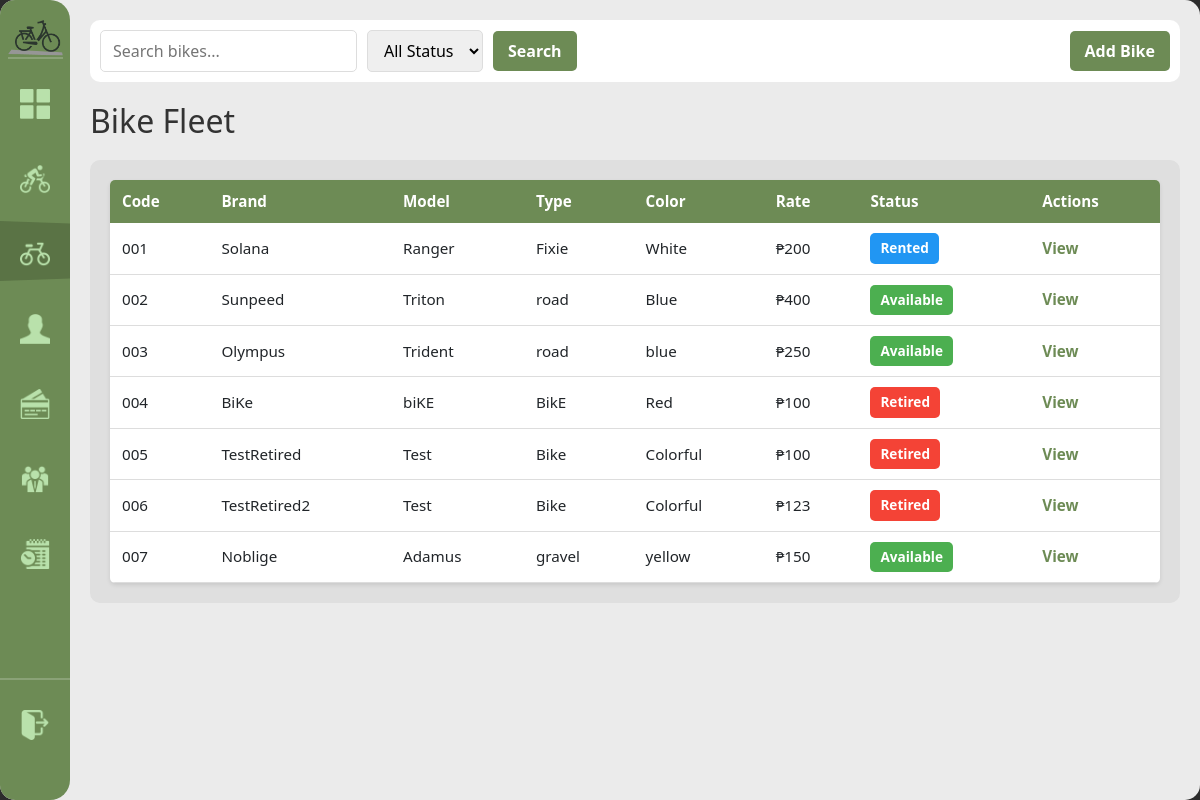
The app's page /bikes (signed in), older data.
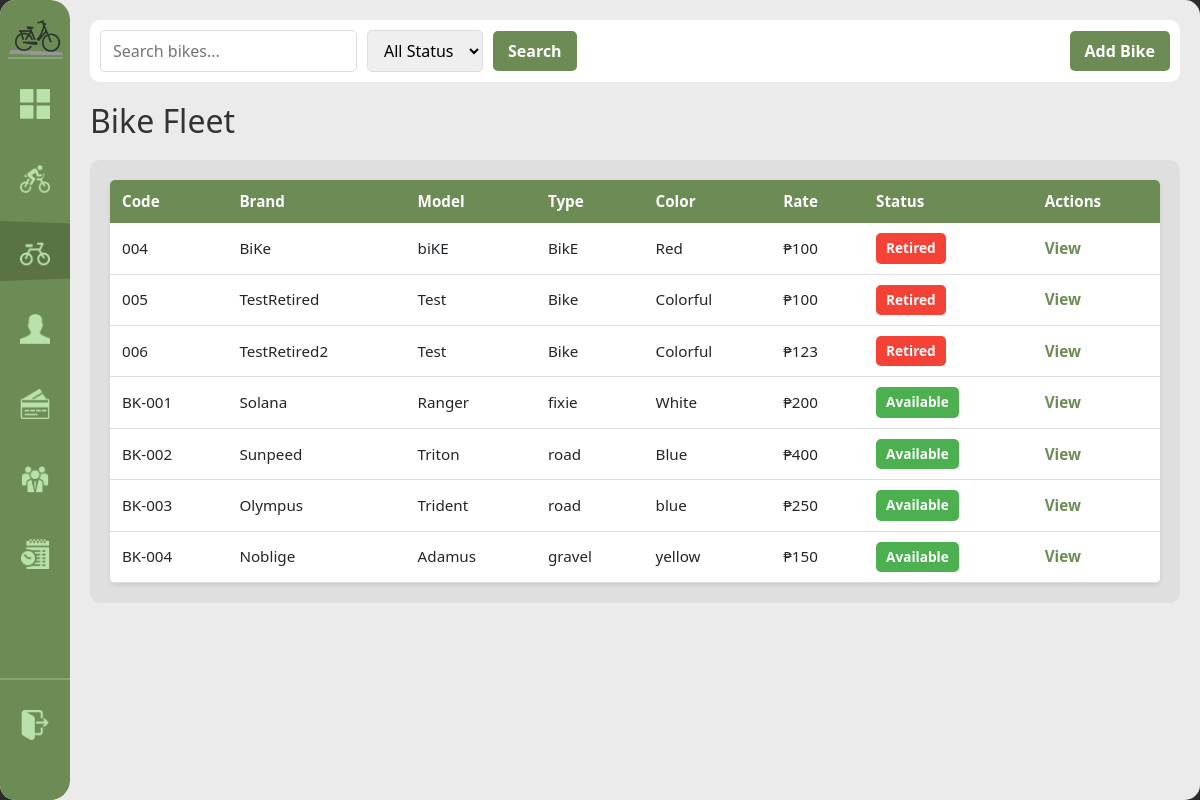
The same page, newer data.
### tables this page shows
CREATE TABLE bike (
            bike_id INTEGER PRIMARY KEY AUTOINCREMENT,
            bike_code TEXT NOT NULL UNIQUE,
            brand TEXT NOT NULL, model TEXT NOT NULL,
            color TEXT NOT NULL,
            bike_rate DECIMAL(8,2) NOT NULL DEFAULT 0,
            type TEXT NOT NULL DEFAULT 'standard',
            status TEXT NOT NULL DEFAULT 'available' CHECK(status IN('available','rented','retired')),
            date_added DATE NOT NULL DEFAULT(date('now','localtime'))
        );

### handlers/bike_routes.py (the view)
@bikes_bp.route('/bikes')
@login_required
def registry():
    search = request.args.get('search', '')
    status = request.args.get('status', 'all')
    all_bikes = database.get().get_all_bikes(search, status)
    return render_template('bike_registry.html', bikes=all_bikes, search=search, filter_status=status)

### app.py (called while the page is built)
def get_sidebar_state():
    return request.cookies.get('sidebarState') == 'expanded'

@app.context_processor
def inject_sidebar_state():
    return dict(sidebar_expanded=get_sidebar_state())

@app.context_processor
def inject_current_staff():
    staff = current_staff()
    return dict(current_staff=staff, is_admin=staff and staff.get("role") == "admin")

### modules/auth.py (called while the page is built)
def login_required(view):
    @wraps(view)
    def wrapped(*args, **kwargs):
        if not session.get("staff_id"):
            return redirect(url_for("login"))
        return view(*args, **kwargs)
    return wrapped

def current_staff():
    if not session.get("staff_id"):
        return None
    return {
        "staff_id": session.get("staff_id"),
        "username": session.get("username"),
        "first_name": session.get("first_name"),
        "last_name": session.get("last_name"),
        "role": session.get("role"),
    }

### modules/database.py (called while the page is built)
def get():
    if not db: init()
    return db

### templates/bike_registry.html (shortened to what this page needs)
{% extends "base.html" %}
{% block content %}
<div class="top-bar">
    <form method="get" class="search-form">
        <input type="text" name="search" placeholder="Search bikes..." value="{{ search }}">
        <select name="status">
            <option value="all" {% if filter_status == 'all' %}selected{% endif %}>All Status</option>
        </select>
        <button type="submit" sound-type="minor">Search</button>
        <button type="button" id="add-bike-btn" class="btn-primary">Add Bike</button>
    </form>
</div>
<h1>Bike Fleet</h1>
<div class="content-grid">
    <div class="scroll-table-container">
        <table>
            <thead>
                <tr>
                <th>Code</th>
                <th>Brand</th>
                <th>Model</th>
                <th>Type</th>
                <th>Color</th>
                <th>Rate</th>
                <th>Status</th>
                <th>Actions</th>
            </tr>
        </thead>
        <tbody>
            {% for bike in bikes %}
            <tr>
                <td>{{ bike['bike_code'] }}</td>
                <td>{{ bike['brand'] }}</td>
                <td>{{ bike['model'] }}</td>
                <td>{{ bike['type'] }}</td>
                <td>{{ bike['color'] }}</td>
                <td>₱{{ bike['bike_rate'] }}</td>
                <td><span class="status-badge status-{{ bike['status'] }}">{{ bike['status'].replace('_', ' ').title() }}</span></td>
                <td><a href="{{ url_for('bikes.bike_detail', bid=bike['bike_id']) }}">View</a></td>
            </tr>
            {% endfor %}
        </tbody>
    </table>
    </div>
</div>
{% endblock %}

Row changes from the older to the newer data that the page shows:
shown differently, row unchanged: bike "BiKe": moves up the list
shown differently, row unchanged: bike "TestRetired": moves up the list
shown differently, row unchanged: bike "TestRetired2": moves up the list
changed bike "Solana": bike_code "001" → "BK-001"; type "Fixie" → "fixie"; status "rented" → "available" (drawn); status.replace "Rented" → "Available"
changed bike "Sunpeed": bike_code "002" → "BK-002"
changed bike "Olympus": bike_code "003" → "BK-003"
changed bike "Noblige": bike_code "007" → "BK-004"
